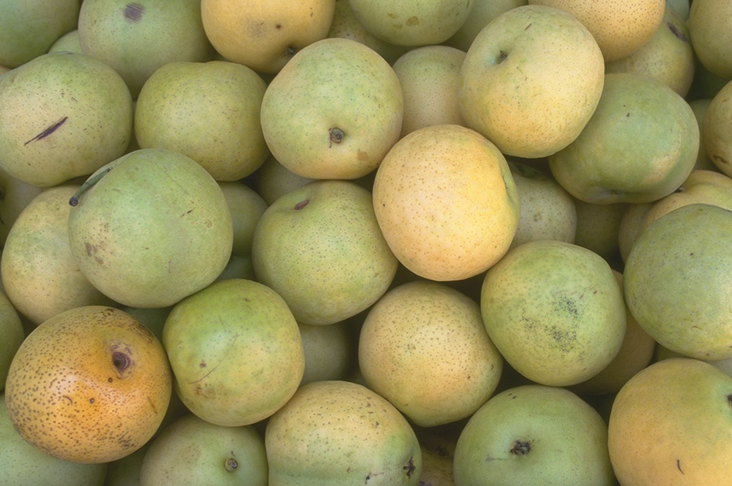
#> input picture pears.png, 732 x 486 px
$ python pears2.py   (older library calls are emulated)
#> lines starting #> are read from the running program, lines starting #| are printed output that depends on the picture; after the words box and inside, x2 and y2 are one past the last pixel; in counts of white or black regions, pixels touching at a corner belong together
import cv2
import numpy as np
from skimage import morphology
image = cv2.imread('pears.png', 0)
#> image: shape (486, 732); min 27, max 232, mean 142
sobelx = cv2.Sobel(image, cv2.CV_64F, 1, 0, ksize=3)
cv2.imshow("Sobel X", sobelx)
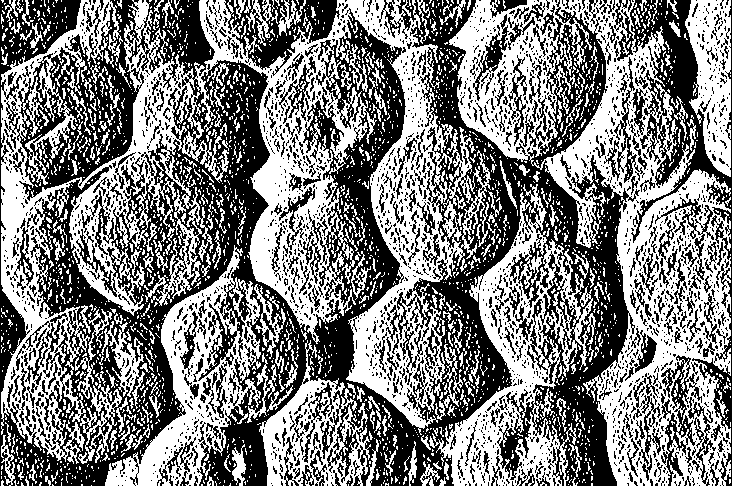
#> window 'Sobel X': shape (486, 732); 49.9% white; 2395 white regions (2109 under 20 px), largest, box (x1, y1, x2, y2) and area: (1, 0, 491, 464) 67877, (449, 0, 731, 486) 43330, (429, 184, 596, 486) 15178
sobely = cv2.Sobel(image, cv2.CV_64F, 0, 1, ksize=3)
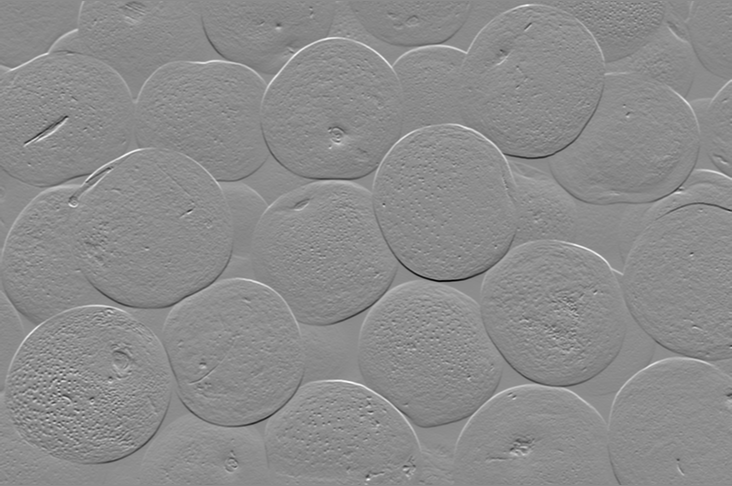
#> sobely: shape (486, 732) float64; min -463, max 377, mean -0.4; drawn with min black and max white
cv2.imshow("Sobel Y", sobely)
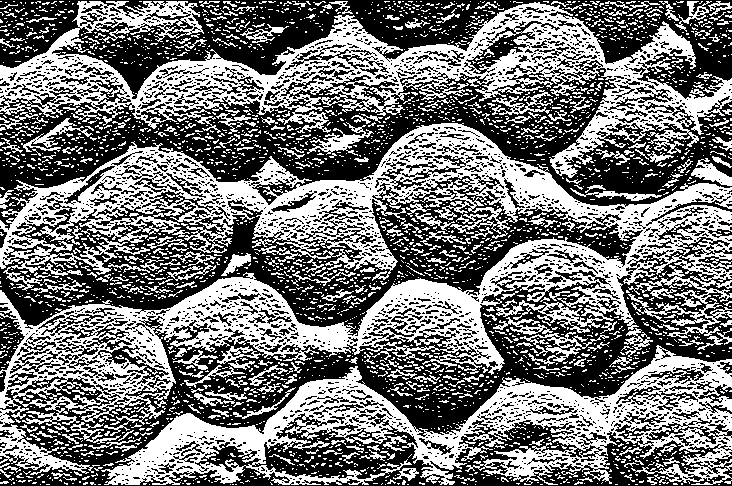
#> window 'Sobel Y': shape (486, 732); 46.4% white; 3111 white regions (2778 under 20 px), largest, box (x1, y1, x2, y2) and area: (0, 123, 732, 475) 68721, (0, 1, 732, 178) 33852, (101, 345, 732, 485) 28378
# Compute gradient magnitude
grad_magn = np.sqrt(sobelx**2 + sobely**2)
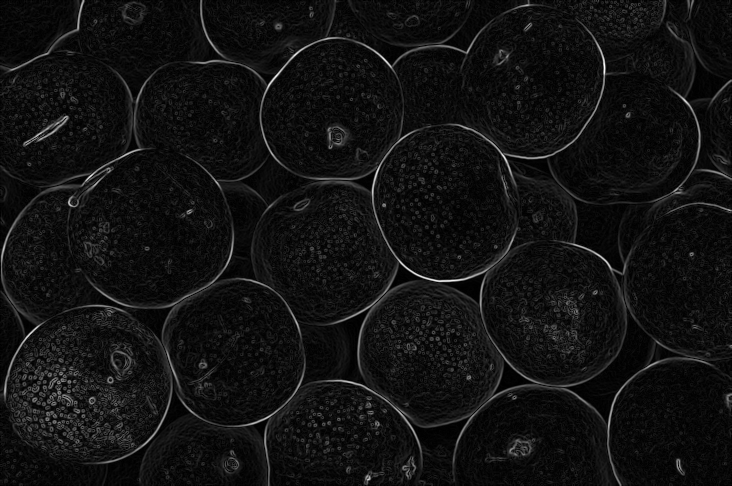
#> grad_magn: shape (486, 732) float64; min 0, max 486, mean 34.7; drawn with min black and max white
# Put it in [0, 255] value range
grad_magn = 255*(grad_magn - np.min(grad_magn)) / (np.max(grad_magn) - np.min(grad_magn))
cv2.imshow("grad_magn", grad_magn)
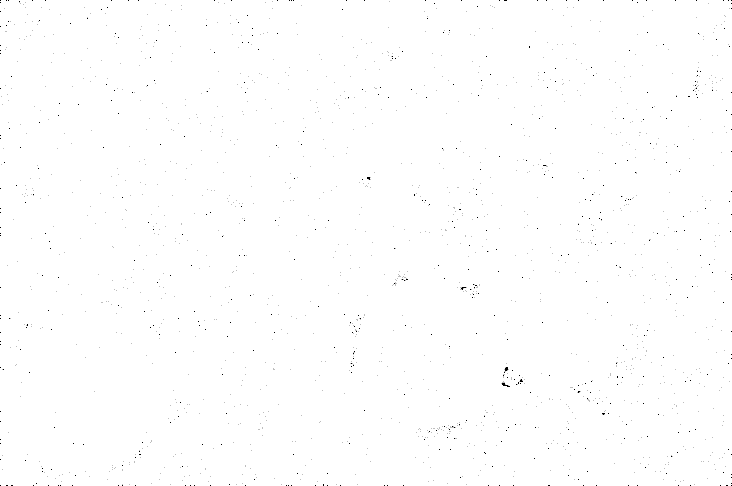
#> window 'grad_magn': shape (486, 732); min 0, max 255, mean 254.3
selem = morphology.disk(20)
opened = morphology.opening(image, selem)
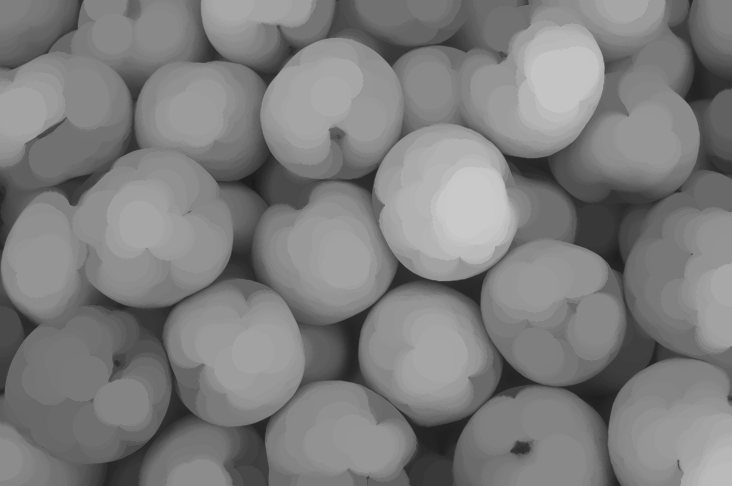
#> opened: shape (486, 732); min 27, max 201, mean 125.2
cv2.imshow("opened disks", opened)
th3 = cv2.adaptiveThreshold(opened,255,cv2.ADAPTIVE_THRESH_GAUSSIAN_C, cv2.THRESH_BINARY,11,1)
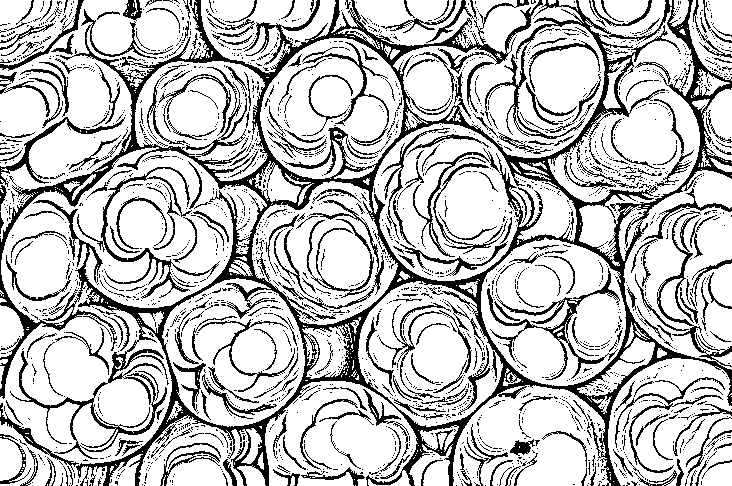
#> th3: shape (486, 732); 75.7% white; 2423 black regions (2097 under 20 px), largest, box (x1, y1, x2, y2) and area: (0, 0, 732, 486) 42723, (487, 268, 620, 380) 1653, (77, 167, 220, 299) 1568
#ret3,th3 = cv2.threshold(opened,0,255,cv2.THRESH_BINARY+cv2.THRESH_OTSU)
#cv2.imshow("Thresholded", th3)
def imregionalmax(image, ksize=3):
  """Similar to matlab's imregionalmax"""
  filterkernel = np.ones((ksize, ksize)) # 8-connectivity
  reg_max_loc = peak_local_max(image,
                               footprint=filterkernel, indices=False,
                               exclude_border=0)
  return reg_max_loc.astype(np.uint8)

#> (the run stopped early here; a loop or call above may not have finished)
